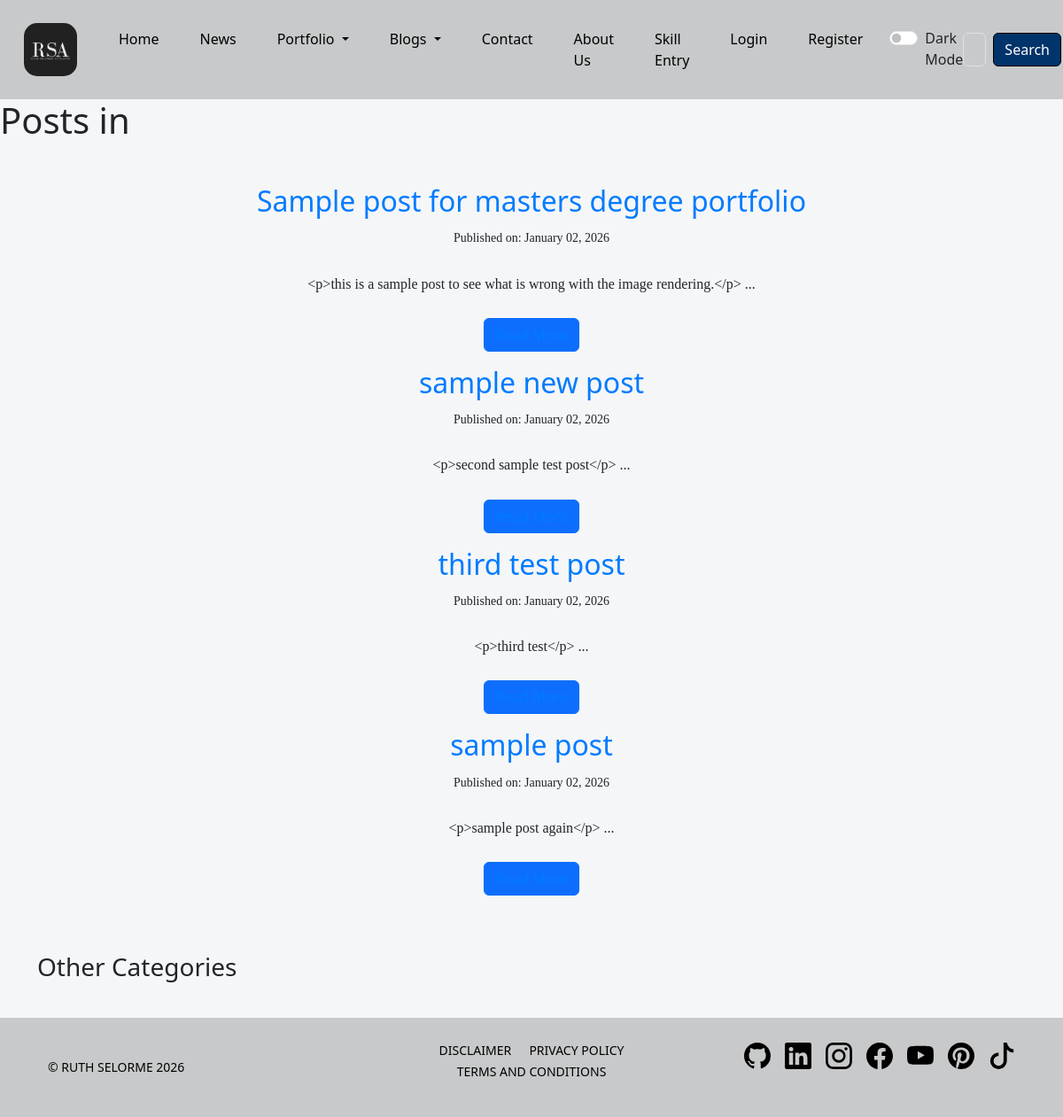
The page /masters portfolio on the database its author committed.
### models.py (models this page shows)
class Base(DeclarativeBase):
    pass

class Post(Base):
    __tablename__ = "blog_posts"
    id: Mapped[int] = mapped_column(Integer, primary_key=True)
    author_id: Mapped[int] = mapped_column(Integer, ForeignKey("users.id"))
    author = relationship("User", back_populates="posts")
    title: Mapped[int] = mapped_column(String, unique=True, nullable=False)
    date: Mapped[str] = mapped_column(String, nullable=False)
    body: Mapped[str] = mapped_column(Text, nullable=False)
    img_url: Mapped[str] = mapped_column(String, nullable=False)
    category: Mapped[str] = mapped_column(String, nullable=False)
    status: Mapped[str] = mapped_column(String, nullable=False, default="published")  # "draft" or "published"
    scheduled_datetime: Mapped[Optional[datetime]] = mapped_column(DateTime, nullable=True)
    comments = relationship("Comment", back_populates="parent_post")
    views: Mapped[int] = mapped_column(Integer, default=0)
    likes: Mapped[int] = mapped_column(Integer, default=0)

### app.py (the view)
@app.route("/<category>")
def show_category(category):
    category = url_to_category(category)
    exists = db.session.query(Post).filter_by(category=category, status='published').first()
    if not exists:
        abort(404)
    posts = db.session.query(Post).filter_by(category=category, status='published').all()
    return render_template(
        "category.html",
        posts=posts,
        category=category,
        copyright_year=year
    )

### app.py (called while the page is built)
@app.before_request
def force_www():
    if request.host == "ruthselormeacolatse.info":
        return redirect(request.url.replace("//ruthselormeacolatse.info", "//www.ruthselormeacolatse.info"), code=301)
    return None

def get_post_url(post):
    return url_for('show_post',
                  post_id=post.id,
                  category=category_to_url(post.category),
                  slug=slugify(post.title))

@app.template_global()
def get_post_url_global(post):
    return get_post_url(post)

@app.after_request
def add_header(response):
    response.headers['Cache-Control'] = 'public, max-age=31536000'
    return response

@app.before_request
def normalize_url():
    if request.path.startswith("/reset-password/"):
        return None
    if request.path != request.path.lower() and not request.path.startswith('/static/'):
        return redirect(request.path.lower(), code=308)
    if request.view_args and "category" in request.view_args:
        category = request.view_args["category"]
        if isinstance(category, str):
            request.view_args["category"] = category.lower()
    return None

@app.after_request
def add_cache_control(response):
    if request.path.startswith('/static'):
        response.cache_control.max_age = 31536000  # 1 year
    return response

### utils.py (called while the page is built)
def slugify(text):
    text = unicodedata.normalize("NFKD", text)
    text = text.encode("ascii", "ignore").decode("utf-8")
    text = re.sub(r"[^\w\s-]", "", text).strip().lower()
    return re.sub(r"[-\s]+", "-", text)

def category_to_url(category):
    return category.strip().lower().replace(" ", "-")

def url_to_category(category_url):
    return category_url.replace("-", " ")

### templates/category.html (shortened to what this page needs)
{% extends "base.html" %}
{% block content %}
<header>
    <h1>Posts in {{ current_category }}</h1>
</header>
<main>
    <div class="container mt-5">
        <div class="row">
            <div class="col-md-12">
                {% if posts %}
                    <ul class="list-unstyled">
                        {% for post in posts %}
                            <li class="post-item mb-3">
                                <h2>
                                    <a href="get_post_url_global(post)">{{ post.title }}</a>
                                </h2>
                                <p><small>Published on: {{ post.date }}</small></p>
                                <p>{{ post.body[:150] }}...</p>
                                <a href="{{ url_for('show_post', slug=slugify(post.title), post_id=post.id) }}" class="btn btn-primary">Read More</a>
                            </li>
                        {% endfor %}
                    </ul>
                {% else %}
                    <p>No posts available in this category.</p>
                {% endif %}
            </div>
        </div>
    </div>
</main>
<div class="container mt-5">
    <h3>Other Categories</h3>
</div>
{% endblock %}

### static/css/styles.css (style rules this page uses)
body { background-color:#f5f6f7;margin:0;padding:0;height:auto }
.d-flex { display:flex }
.row { margin-left:0 !important;margin-right:0 !important;display:flex;justify-content:center;text-align:center }
.list-unstyled { padding-left:0;list-style:none }
.list-unstyled li { margin-bottom:10px }
.list-unstyled a { text-decoration:none;color:#007bff }
p { margin:0 0 25px;font-size:16px;line-height:1.7;font-family:'Roboto Slab',serif;font-weight:300 }
html, body { overflow-x: hidden; }

### rows shown on the page
Post: title "Sample post for masters degree portfolio", date "January 02, 2026", body "<p>this is a sample post to see what is wrong with the image rendering.</p>"
Post: title "sample new post", date "January 02, 2026", body "<p>second sample test post</p>"
Post: title "third test post", date "January 02, 2026", body "<p>third test</p>"
Post: title "sample post", date "January 02, 2026", body "<p>sample post again</p>"

### other values the page prints
{{ copyright_year }} "2026"
